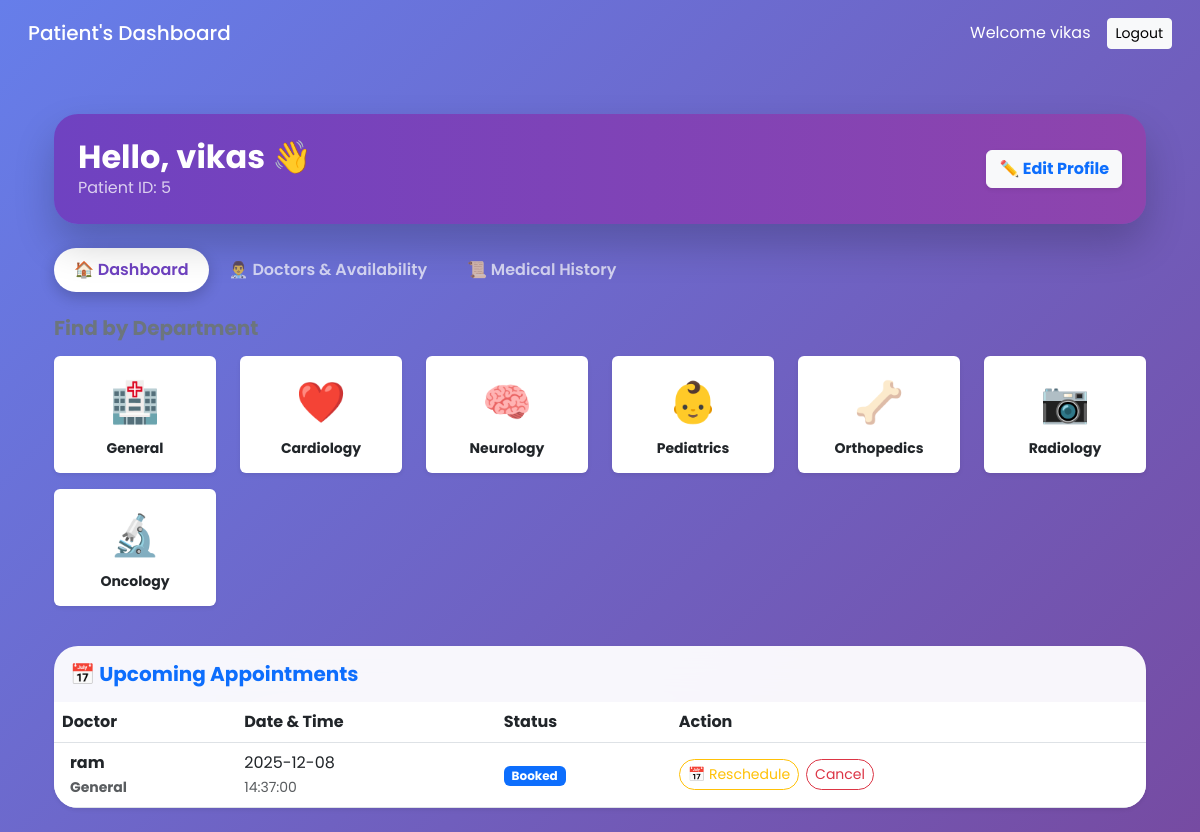
Screenshot of /patient (signed in) with the database file from the repository.
### models.py (models this page shows, shortened)
class User(UserMixin, db.Model):
    id = db.Column(db.Integer, primary_key=True)
    username = db.Column(db.String(150), unique=True, nullable=False)
    password = db.Column(db.String(150), nullable=False)
    role = db.Column(db.String(50), nullable=False)  # 'admin', 'doctor', 'patient'
    name = db.Column(db.String(150), nullable=False)
    phone = db.Column(db.String(20))
    email = db.Column(db.String(150))
    is_active_user = db.Column(db.Boolean, default=True) # For Blacklisting
    doctor_profile = db.relationship('DoctorProfile', backref='user', uselist=False)

class Appointment(db.Model):
    id = db.Column(db.Integer, primary_key=True)
    patient_id = db.Column(db.Integer, db.ForeignKey('user.id'), nullable=False)
    doctor_id = db.Column(db.Integer, db.ForeignKey('user.id'), nullable=False)
    date = db.Column(db.Date, nullable=False)
    time = db.Column(db.Time, nullable=False)
    status = db.Column(db.String(50), default='Booked')  # Booked, Completed, Cancelled
    symptoms = db.Column(db.String(255))
    patient = db.relationship('User', foreign_keys=[patient_id], backref='my_appointments')
    doctor = db.relationship('User', foreign_keys=[doctor_id], backref='doc_appointments')
    diagnosis = db.Column(db.Text)
    treatment = db.Column(db.Text)
    prescription = db.Column(db.Text)
    patient = db.relationship('User', foreign_keys=[patient_id], backref='my_appointments')
    doctor = db.relationship('User', foreign_keys=[doctor_id], backref='doc_appointments')

class DoctorProfile(db.Model):
    id = db.Column(db.Integer, primary_key=True)
    user_id = db.Column(db.Integer, db.ForeignKey('user.id'), nullable=False)
    department = db.Column(db.String(100), nullable=False) # e.g. Cardiology
    license_number = db.Column(db.String(50))
    fee = db.Column(db.Float, default=500.0)

### app.py (the view)
@app.route('/patient', methods=['GET', 'POST'])
@login_required
def patient_dashboard():
    if current_user.role != 'patient': return redirect(url_for('login'))
    departments = DEPT_DESCRIPTIONS.keys()
    all_appts = Appointment.query.filter_by(patient_id=current_user.id).order_by(Appointment.date.desc()).all()
    upcoming_appts = [a for a in all_appts if a.status == 'Booked']
    history_appts = [a for a in all_appts if a.status in ['Completed', 'Cancelled']]
    search_query = request.args.get('search')
    dept_filter = request.args.get('department')
    doc_query = User.query.filter_by(role='doctor')
    if search_query:
        doc_query = doc_query.filter(User.name.contains(search_query))
    if dept_filter and dept_filter != "All":
        doc_query = doc_query.join(DoctorProfile).filter(DoctorProfile.department == dept_filter)
    doctors = doc_query.all()
    today = datetime.now().date()
    doc_availability = {}
    for doc in doctors:
        week_avail = []
        for i in range(7):
            day = today + timedelta(days=i)
            avail_entry = Availability.query.filter_by(doctor_id=doc.id, date=day).first()
            is_open = avail_entry.is_available if avail_entry else True
            week_avail.append({'date': day, 'status': is_open, 'day_name': day.strftime('%a')})
        doc_availability[doc.id] = week_avail
    if request.args.get('search') or request.args.get('department'):
        active_tab = 'doctors'
    else:
        active_tab = 'home'
    return render_template('patient_dashboard.html',
                           departments=departments,
                           upcoming_appts=upcoming_appts,
                           history_appts=history_appts,
                           doctors=doctors,
                           doc_availability=doc_availability,
                           active_tab=active_tab)

### app.py (called while the page is built)
@login_manager.user_loader
def load_user(user_id):
    return User.query.get(int(user_id))

### templates/patient_dashboard.html (shortened to what this page needs)
{% extends "base.html" %}
{% block content %}
<div class="container py-4">
    <div class="row mb-4">
        <div class="col-12">
            <div class="card glass-card border-0 p-4 text-white" style="background: linear-gradient(to right, #6f42c1, #8e44ad);">
                <div class="d-flex justify-content-between align-items-center">
                    <div>
                        <h2 class="fw-bold mb-0">Hello, {{ current_user.name }} 👋</h2>
                        <p class="mb-0 opacity-75">Patient ID: {{ current_user.id }}</p>
                    </div>
                    <div>
                        <button class="btn btn-light text-primary fw-bold shadow-sm" data-bs-toggle="modal" data-bs-target="#editProfileModal">
                            ✏️ Edit Profile
                        </button>
                    </div>
                </div>
            </div>
        </div>
    </div>
    <ul class="nav nav-pills mb-4" id="patientTabs" role="tablist">
        <li class="nav-item">
            <button class="nav-link {{ 'active' if active_tab == 'home' else '' }}"
                    data-bs-toggle="pill" data-bs-target="#tab-home">
                🏠 Dashboard
            </button>
        </li>
        <li class="nav-item">
            <button class="nav-link {{ 'active' if active_tab == 'doctors' else '' }}"
                    data-bs-toggle="pill" data-bs-target="#tab-doctors">
                👨‍⚕️ Doctors & Availability
            </button>
        </li>
        <li class="nav-item">
            <button class="nav-link" data-bs-toggle="pill" data-bs-target="#tab-history">
                📜 Medical History
            </button>
        </li>
    </ul>
    <div class="tab-content">
        <div class="tab-pane fade {{ 'show active' if active_tab == 'home' else '' }}" id="tab-home">
            <h5 class="fw-bold mb-3 text-secondary">Find by Department</h5>
            <div class="row mb-4">
                {% for dept in departments %}
                <div class="col-6 col-md-4 col-lg-2 mb-3">
                    <a href="{{ url_for('department_details', dept_name=dept) }}" class="text-decoration-none">
                        <div class="card border-0 shadow-sm h-100 text-center py-3 hover-card">
                            <div class="fs-1 mb-2">
                                {% if dept == 'General' %}🏥
                                {% elif dept == 'Cardiology' %}❤️
                                {% elif dept == 'Neurology' %}🧠
                                {% elif dept == 'Pediatrics' %}👶
                                {% elif dept == 'Orthopedics' %}🦴
                                {% elif dept == 'Radiology' %}📷
                                {% elif dept == 'Oncology' %}🔬
                                {% else %}🩺{% endif %}
                            </div>
                            <h6 class="text-dark small fw-bold mb-0">{{ dept }}</h6>
                        </div>
                    </a>
                </div>
                {% endfor %}
            </div>
            <div class="card glass-card border-0 shadow-sm">
                <div class="card-header bg-transparent border-0 py-3">
                    <h5 class="fw-bold mb-0 text-primary">📅 Upcoming Appointments</h5>
                </div>
                <div class="card-body p-0">
                    <div class="table-responsive">
                        <table class="table table-hover align-middle mb-0">
                            <thead class="bg-light">
                                <tr><th>Doctor</th><th>Date & Time</th><th>Status</th><th>Action</th></tr>
                            </thead>
                            <tbody>
                                {% if upcoming_appts %}
                                    {% for appt in upcoming_appts %}
                                    <tr>
                                        <td class="ps-3 fw-bold">{{ appt.doctor.name }}<br><small class="text-muted">{{ appt.doctor.doctor_profile.department }}</small></td>
                                        <td>{{ appt.date }}<br><small class="text-muted">{{ appt.time }}</small></td>
                                        <td><span class="badge bg-primary">Booked</span></td>
                                        <td>
                                            <div class="btn-group">
                                                <button class="btn btn-sm btn-outline-warning rounded-pill me-2" data-bs-toggle="modal" data-bs-target="#rescheduleModal{{ appt.id }}">
                                                    📅 Reschedule
                                                </button>
                                                <a href="{{ url_for('patient_cancel', id=appt.id) }}" class="btn btn-sm btn-outline-danger rounded-pill">
                                                    Cancel
                                                </a>
                                            </div>
                                        </td>
                                    </tr>
                                    {% endfor %}
                                {% else %}
                                    <tr><td colspan="4" class="text-center py-4 text-muted">No upcoming appointments.</td></tr>
                                {% endif %}
                            </tbody>
                        </table>
                    </div>
                </div>
            </div>
        </div>
    </div>
</div>
{% endblock %}

### templates/base.html (shortened to what this page needs)
<!DOCTYPE html>
<html lang="en">
<head>
    <link href="https://cdn.jsdelivr.net/npm/bootstrap@5.3.0/dist/css/bootstrap.min.css" rel="stylesheet">
    <link rel="stylesheet" href="{{ url_for('static', filename='style.css') }}">
</head>
<body class="bg-light">
{% if current_user.is_authenticated %}
    {% set navbar_class = 'bg-primary' %} {% if current_user.role == 'doctor' %} {% set navbar_class = 'bg-success' %} {% elif current_user.role == 'patient' %} {% set navbar_class = 'bg-purple' %} {% endif %}
    <nav class="navbar navbar-dark {{ navbar_class }} p-3 mb-4">
        <div class="container-fluid">
            <span class="navbar-brand mb-0 h1">
                {% if current_user.role == 'admin' %} Admin Dashboard
                {% elif current_user.role == 'doctor' %} Doctor's Dashboard
                {% else %} Patient's Dashboard {% endif %}
            </span>
            <div class="d-flex align-items-center text-white">
                <span class="me-3">Welcome {{ current_user.name }}</span>
                <a href="{{ url_for('logout') }}" class="btn btn-light btn-sm">Logout</a>
            </div>
        </div>
    </nav>
{% endif %}
<div class="container">
    {% block content %}{% endblock %}
</div>
</body>
</html>

### static/style.css (style rules this page uses)
body { font-family: 'Poppins', sans-serif; background: linear-gradient(135deg, #667eea 0%, #764ba2 100%); background-attachment: fixed; min-height: 100vh; margin: 0; }
.glass-card { background: rgba(255, 255, 255, 0.95); backdrop-filter: blur(20px); -webkit-backdrop-filter: blur(20px); border-radius: 24px; border: 1px solid rgba(255, 255, 255, 0.8); box-shadow: 0 20px 40px rgba(0, 0, 0, 0.2); overflow: hidden; }
.nav-pills .nav-link { color: rgba(255, 255, 255, 0.7) !important; font-weight: 600; padding: 10px 20px; border-radius: 30px; transition: all 0.3s ease; }
.nav-pills .nav-link.active { background-color: #fff !important; color: #6f42c1 !important; box-shadow: 0 5px 15px rgba(0,0,0,0.2); }

### rows the page displays
User: name "vikas", id "5"
Appointment: doctor.name "ram", doctor.doctor_profile.department "General", date "2025-12-08", time "14:37:00"

### other values shown
{{ dept }} "General" "Cardiology" "Neurology" "Pediatrics" "Orthopedics" "Radiology" "Oncology"
